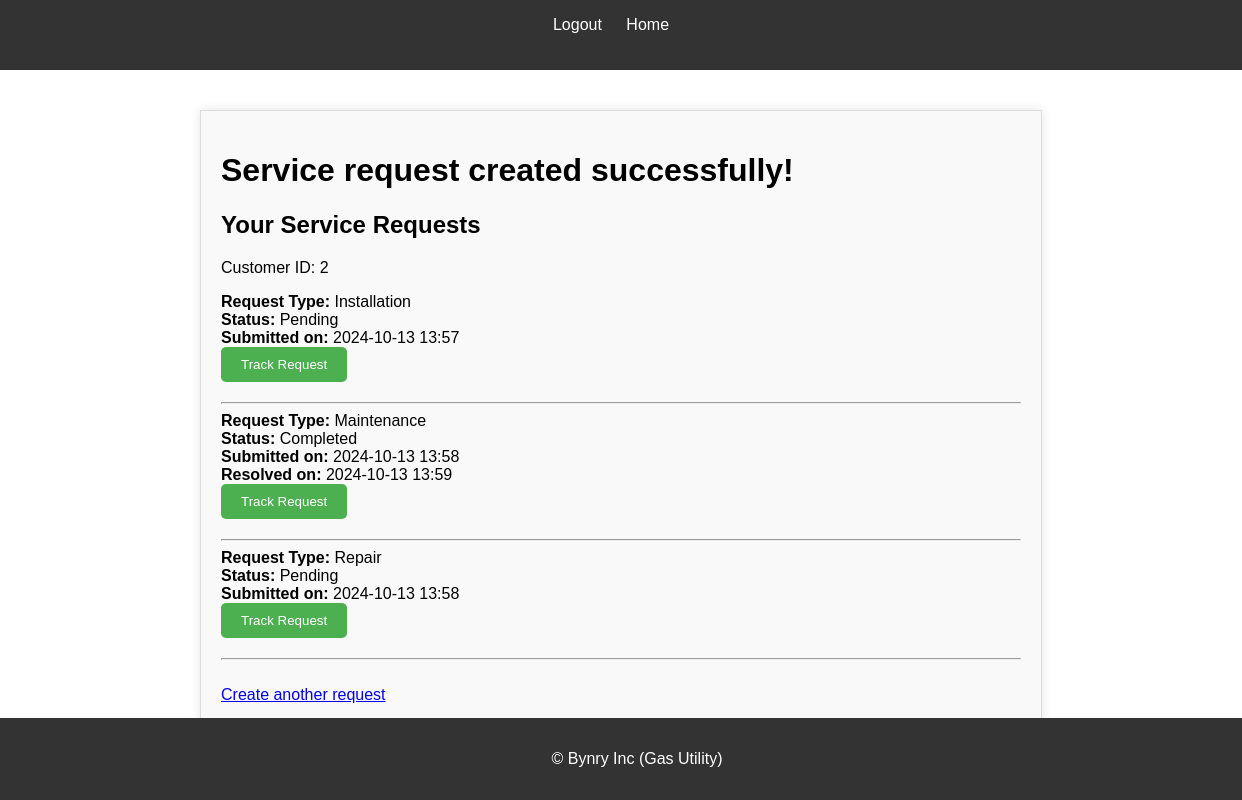
Page /services/all_requests/ (signed in) on the committed database.
### services/models.py (models this page shows, shortened)
class ServiceRequest(models.Model):
    SERVICE_TYPES = [
        ('installation', 'Installation'),
        ('repair', 'Repair'),
        ('maintenance', 'Maintenance'),
    ]
    customer = models.ForeignKey(Customer, on_delete=models.CASCADE, related_name='service_requests')
    request_type = models.CharField(max_length=20, choices=SERVICE_TYPES)
    description = models.TextField()
    file_attachment = models.FileField(upload_to='attachments/', blank=True, null=True)
    status = models.CharField(max_length=20, default='Pending')
    created_at = models.DateTimeField(auto_now_add=True)
    resolved_at = models.DateTimeField(null=True, blank=True)

### services/views.py (the view)
# urls.py: path('all_requests/', views.service_request_success, name='service_request_success'),
def service_request_success(request):
    if 'customer_id' not in request.session:
        messages.error(request, "You must be logged in to view your service requests.")
        return redirect('login')
    customer_id = request.session.get('customer_id')
    try:
        customer = Customer.objects.get(id=customer_id)
    except Customer.DoesNotExist:
        messages.error(request, "Invalid session. Please log in again.")
        return redirect('login')
    service_requests = ServiceRequest.objects.all()
    return render(request, 'services/success.html', {'service_requests': service_requests})

### services/templates/services/success.html (shortened to what this page needs)
<!DOCTYPE html>
<html>
<head>
</head>
<body>
  <nav>
    <ul>
      {% if request.session.customer_id %}
      <li><a href="/services/logout">Logout</a></li>
      {% else %}
    <li><a href="/services/login">Login</a></li>
    <li><a href="/services/create_customer">Register</a></li>
     {% endif %}
    <li><a href="/services/">Home</a></li>
 </ul>
  </nav>
  <div class="container">
   <h1>Service request created successfully!</h1>
   <h2>Your Service Requests</h2>
   {% if service_requests %}
    <p>Customer ID: {{ request.session.customer_id }}</p>
    <ul>
       {% for se_request in service_requests %}
        {% if  se_request.customer.id == request.session.customer_id %}
          <li>
           <strong>Request Type:</strong> {{ se_request.get_request_type_display }} <br>
           <strong>Status:</strong> {{ se_request.status }} <br>
           <strong>Submitted on:</strong> {{ se_request.created_at|date:"Y-m-d H:i" }} <br>
           {% if se_request.resolved_at %}
            <strong>Resolved on:</strong> {{ se_request.resolved_at|date:"Y-m-d H:i" }} <br>
           {% endif %}
           <form method="get" action="{% url 'track_service_request' se_request.id %}">
            <button type="submit">Track Request</button>
           </form>
          </li>
          <hr>
        {% endif %}
       {% endfor %}
    </ul>
   {% else %}
    <p>You have no service requests at the moment.</p>
   {% endif %}
   <br>
   <a href="/services/create_service_request/">Create another request</a>
   <a href="/services/"><button>Home</button></a>
  </div>
  <footer>
    <p>&copy; Bynry Inc (Gas Utility)</p>
   </footer>
</body>
</html>

### services/templates/services/success.html (style rules this page uses)
body { font-family: Arial, sans-serif; margin: 0; padding: 0; min-height: 100vh; position: relative; }
nav { background-color: #333; color: #fff; padding: 1em; text-align: center; }
nav ul { list-style: none; margin: 0; padding: 0; }
nav li { display: inline-block; margin-right: 20px; }
nav a { color: #fff; text-decoration: none; }
.container { max-width: 800px; margin: 40px auto; padding: 20px; background-color: #f9f9f9; border: 1px solid #ddd; box-shadow: 0 0 10px rgba(0, 0, 0, 0.1); }
ul { list-style: none; padding: 0; margin: 0; }
li { margin-bottom: 20px; }
strong { font-weight: bold; }
button[type="submit"] { background-color: #4CAF50; color: #fff; padding: 10px 20px; border: none; border-radius: 5px; cursor: pointer; }
footer { background-color: #333; color: #fff; padding: 1em; text-align: center; position: absolute; bottom: 0; width: 100%; }

### rows in the picture
ServiceRequest: request_type "Installation", status "Pending", created_at "2024-10-13 13:57"
ServiceRequest: request_type "Maintenance", status "Completed", created_at "2024-10-13 13:58", resolved_at "2024-10-13 13:59"
ServiceRequest: request_type "Repair", status "Pending", created_at "2024-10-13 13:58"

### other values in the picture
{{ request.session.customer_id }} "2"
